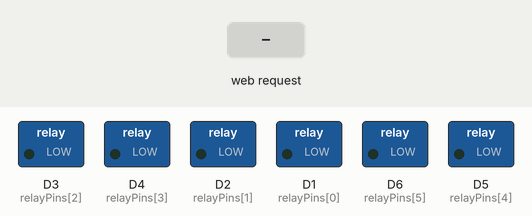
Simulated run of this sketch. Board: ESP8266 (NodeMCU). Shown: switched loads named in the sketch (green lamp = pin HIGH). The inputs (shaded band) are chosen by the test bench.

Above: at 1.2 s.
1.3 s: HTTP request GET /press?relay=1 received
At 1.9 s:
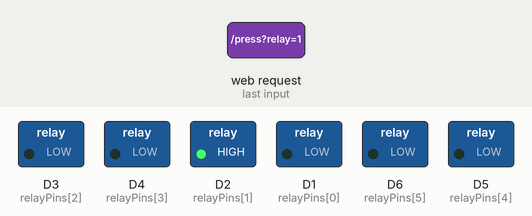
2.8 s: HTTP request GET /press?relay=0 received
At 3.1 s:
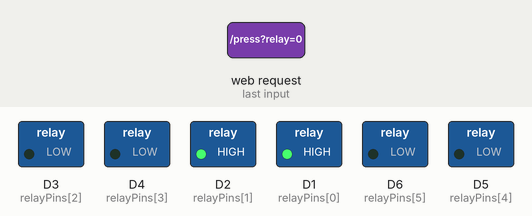
4.3 s: HTTP request GET /release?relay=1 received
At 5.4 s:
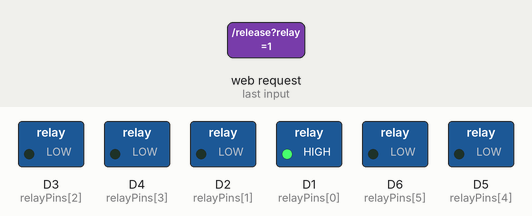
5.8 s: HTTP request GET /release?relay=0 received
At 6.5 s:
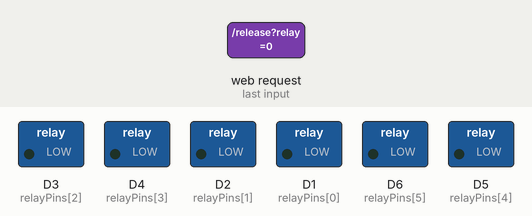
Timing chart, 0 to 8.3 s (numbered marks = the images above; inputs shaded):
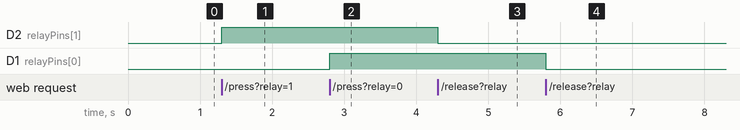

The sketch:

esp8266_6relay_web_controller.ino
```cpp
#include <ESP8266WiFi.h>
#include <ESP8266WebServer.h>

const char* apSsid = "YOUR_AP_NAME";
const char* apPassword = "YOUR_AP_PASSWORD";

ESP8266WebServer server(80);
IPAddress staticIP(192, 168, 4, 1);

const int numRelays = 6;
int relayPins[] = {D1, D2, D3, D4, D5, D6};
bool relayStates[] = {LOW, LOW, LOW, LOW, LOW, LOW};

void handleRoot() {
  String html = "<html><head>";
  html += "<meta name='viewport' content='width=device-width, initial-scale=1'>";
  html += "<style>";
  html += "body{font-family:Arial,sans-serif;background:#0f172a;color:#fff;}";
  html += ".container{display:flex;flex-direction:column;align-items:center;justify-content:center;min-height:100vh;gap:12px;}";
  html += ".button{padding:20px 28px;font-size:18px;border:none;border-radius:12px;cursor:pointer;min-width:220px;}";
  html += ".button-on{background:#16a34a;color:white;}";
  html += ".button-off{background:#dc2626;color:white;}";
  html += "</style>";
  html += "<script>";
  html += "function send(path){var xhr=new XMLHttpRequest();xhr.open('GET',path,true);xhr.send();}";
  html += "function pressRelay(i){send('/press?relay='+i);}";
  html += "function releaseRelay(i){send('/release?relay='+i);}";
  html += "function toggleRelay(i){send('/toggle?relay='+i);location.reload();}";
  html += "</script>";
  html += "</head><body><div class='container'><h1>ESP8266 Relay Controller</h1>";

  for (int i = 0; i < numRelays; i++) {
    String label = (i == 0) ? "Momentary Relay 1" :
                   (i == 1) ? "Momentary Relay 2" :
                   "Toggle Relay " + String(i + 1);
    String stateClass = relayStates[i] ? "button-on" : "button-off";

    if (i < 2) {
      html += "<button class='button " + stateClass + "'";
      html += " onmousedown='pressRelay(" + String(i) + ")' onmouseup='releaseRelay(" + String(i) + ")'";
      html += " ontouchstart='pressRelay(" + String(i) + ")' ontouchend='releaseRelay(" + String(i) + ")'>";
      html += label + "</button>";
    } else {
      html += "<button class='button " + stateClass + "' onclick='toggleRelay(" + String(i) + ")'>";
      html += label + "</button>";
    }
  }

  html += "</div></body></html>";
  server.send(200, "text/html", html);
}

void handlePress() {
  if (server.hasArg("relay")) {
    int relayIndex = server.arg("relay").toInt();
    if (relayIndex >= 0 && relayIndex < 2) {
      relayStates[relayIndex] = HIGH;
      digitalWrite(relayPins[relayIndex], relayStates[relayIndex]);
    }
  }
  handleRoot();
}

void handleRelease() {
  if (server.hasArg("relay")) {
    int relayIndex = server.arg("relay").toInt();
    if (relayIndex >= 0 && relayIndex < 2) {
      relayStates[relayIndex] = LOW;
      digitalWrite(relayPins[relayIndex], relayStates[relayIndex]);
    }
  }
  handleRoot();
}

void handleToggle() {
  if (server.hasArg("relay")) {
    int relayIndex = server.arg("relay").toInt();
    if (relayIndex >= 2 && relayIndex < numRelays) {
      relayStates[relayIndex] = !relayStates[relayIndex];
      digitalWrite(relayPins[relayIndex], relayStates[relayIndex]);
    }
  }
  handleRoot();
}

void setup() {
  WiFi.mode(WIFI_AP);
  WiFi.softAP(apSsid, apPassword);
  WiFi.softAPConfig(staticIP, staticIP, IPAddress(255,255,255,0));
  WiFi.setSleepMode(WIFI_NONE_SLEEP);

  for (int i = 0; i < numRelays; i++) {
    pinMode(relayPins[i], OUTPUT);
    digitalWrite(relayPins[i], relayStates[i]);
  }

  server.on("/", HTTP_GET, handleRoot);
  server.on("/press", HTTP_GET, handlePress);
  server.on("/release", HTTP_GET, handleRelease);
  server.on("/toggle", HTTP_GET, handleToggle);
  server.begin();
}

void loop() {
  server.handleClient();
}
```

Measured:
- after the input at 1.3 s, D2 (relayPins[1]): LOW → HIGH at once
- after the input at 2.8 s, D1 (relayPins[0]): LOW → HIGH at once
- after the input at 4.3 s, D2 (relayPins[1]): HIGH → LOW at once
- after the input at 5.8 s, D1 (relayPins[0]): HIGH → LOW at once
